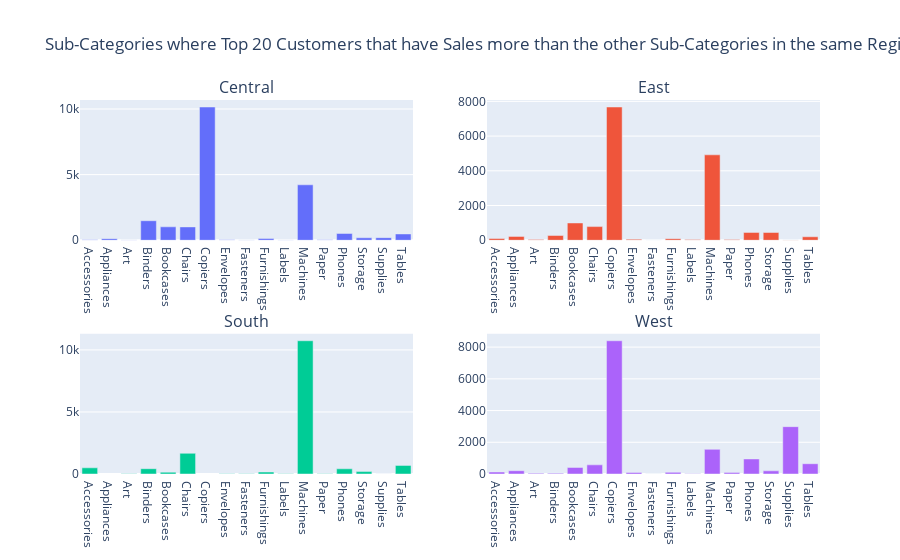

Notebook code cell kept with this figure:
### Code cell
from plotly.subplots import make_subplots
import plotly.graph_objects as go

fig = make_subplots(rows=2, cols=2,
                    specs=[[{'type': 'Bar'},    {'type': 'Bar'}],
                           [{'type': 'Bar'}, {'type': 'Bar'}]],
                   subplot_titles=("Central","East", "South","West"))

fig.add_traces(
    [go.Bar(x=savThePivT.index,y=savThePivT.Sales_Central),
     go.Bar(x=savThePivT.index,y=savThePivT.Sales_East),
     go.Bar(x=savThePivT.index,y=savThePivT.Sales_South),
     go.Bar(x=savThePivT.index,y=savThePivT.Sales_West)],
    rows=[1, 1, 2, 2],
    cols=[1, 2, 1, 2])
fig.update_layout(showlegend=False, title_text="Sub-Categories where Top 20 Customers that have Sales more than the other Sub-Categories in the same Region")

# fig.update_layout(height=700, showlegend=False)
fig.show()

### Figure 1 — Plotly figure (JSON) as saved in the notebook; plotly's stock layout.template omitted (floating-point values rounded to 4 significant figures)
{"data": [{"type": "bar", "x": ["Accessories", "Appliances", "Art", "Binders", "Bookcases", "Chairs", "Copiers", "Envelopes", "Fasteners", "Furnishings", "Labels", "Machines", "Paper", "Phones", "Storage", "Supplies", "Tables"], "xaxis": "x", "y": [36, 122, 27, 1487, 1023, 1017, 10150, 35, 16, 129, 12, 4224, 39, 516, 189, 198, 481], "yaxis": "y"}, {"type": "bar", "x": ["Accessories", "Appliances", "Art", "Binders", "Bookcases", "Chairs", "Copiers", "Envelopes", "Fasteners", "Furnishings", "Labels", "Machines", "Paper", "Phones", "Storage", "Supplies", "Tables"], "xaxis": "x2", "y": [101, 223, 50, 274, 996, 787, 7675, 58, 4, 89, 44, 4920, 42, 452, 447, 18, 200], "yaxis": "y2"}, {"type": "bar", "x": ["Accessories", "Appliances", "Art", "Binders", "Bookcases", "Chairs", "Copiers", "Envelopes", "Fasteners", "Furnishings", "Labels", "Machines", "Paper", "Phones", "Storage", "Supplies", "Tables"], "xaxis": "x3", "y": [498, null, 11, 427, 146, 1668, null, 23, 25, 156, 16, 10737, 18, 418, 194, 3, 693], "yaxis": "y3"}, {"type": "bar", "x": ["Accessories", "Appliances", "Art", "Binders", "Bookcases", "Chairs", "Copiers", "Envelopes", "Fasteners", "Furnishings", "Labels", "Machines", "Paper", "Phones", "Storage", "Supplies", "Tables"], "xaxis": "x4", "y": [125, 207, 40, 42, 413, 576, 8400, 93, 7, 103, 21, 1553, 88, 949, 199, 2984, 648], "yaxis": "y4"}], "layout": {"annotations": [{"font": {"size": 16}, "showarrow": false, "text": "Central", "x": 0.225, "xanchor": "center", "xref": "paper", "y": 1, "yanchor": "bottom", "yref": "paper"}, {"font": {"size": 16}, "showarrow": false, "text": "East", "x": 0.775, "xanchor": "center", "xref": "paper", "y": 1, "yanchor": "bottom", "yref": "paper"}, {"font": {"size": 16}, "showarrow": false, "text": "South", "x": 0.225, "xanchor": "center", "xref": "paper", "y": 0.375, "yanchor": "bottom", "yref": "paper"}, {"font": {"size": 16}, "showarrow": false, "text": "West", "x": 0.775, "xanchor": "center", "xref": "paper", "y": 0.375, "yanchor": "bottom", "yref": "paper"}], "showlegend": false, "title": {"text": "Sub-Categories where Top 20 Customers that have Sales more than the other Sub-Categories in the same Region"}, "xaxis": {"anchor": "y", "domain": [0, 0.45]}, "xaxis2": {"anchor": "y2", "domain": [0.55, 1]}, "xaxis3": {"anchor": "y3", "domain": [0, 0.45]}, "xaxis4": {"anchor": "y4", "domain": [0.55, 1]}, "yaxis": {"anchor": "x", "domain": [0.625, 1]}, "yaxis2": {"anchor": "x2", "domain": [0.625, 1]}, "yaxis3": {"anchor": "x3", "domain": [0, 0.375]}, "yaxis4": {"anchor": "x4", "domain": [0, 0.375]}}}
